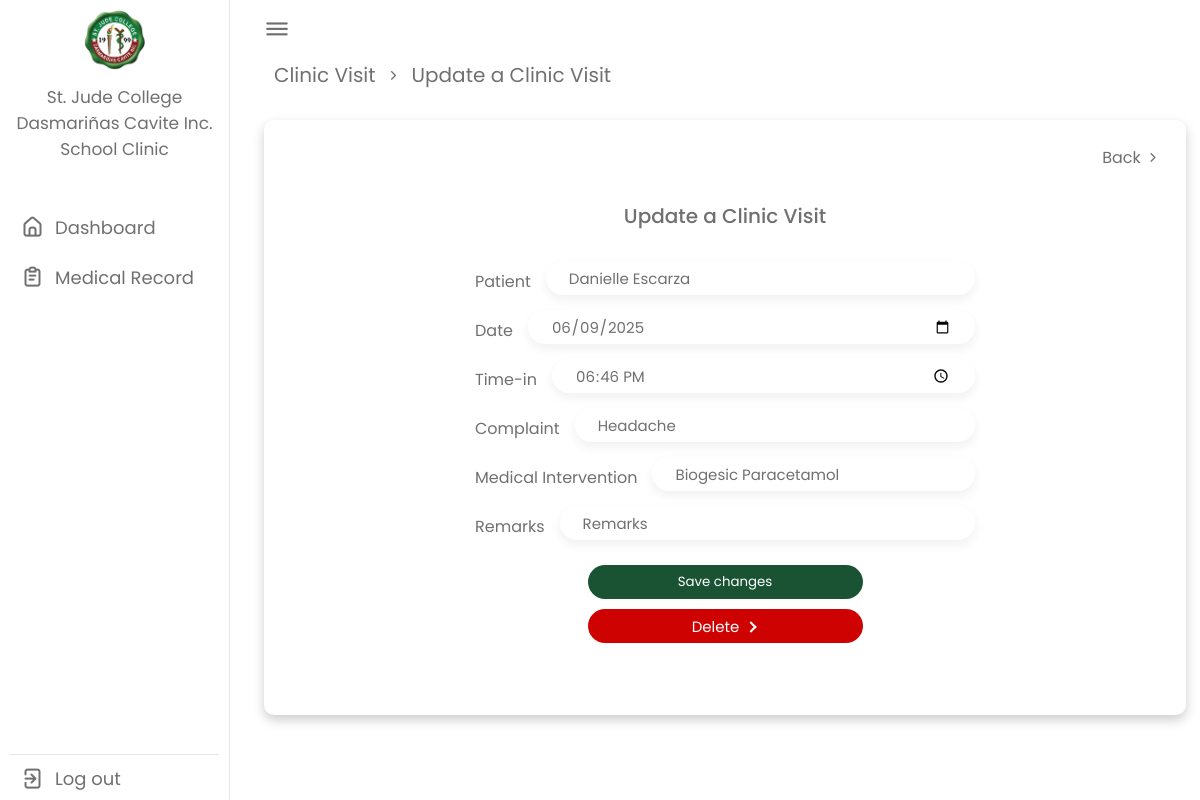
Screenshot of /clinicvisits/1/update/ with the database file from the repository.
### app/models.py (models this page shows, shortened)
class ClinicVisit(models.Model):
    user = models.ForeignKey(settings.AUTH_USER_MODEL, on_delete=models.CASCADE)
    date = models.DateField(default=datetime.date.today)
    time_in = models.TimeField(default=current_time)
    complaint = models.TextField(max_length=30, blank=True, default="")
    medical_intervention = models.TextField(max_length=30, blank=True, default="")
    remarks = models.TextField(max_length=30, blank=True, default="")

### accounts/models.py (models this page shows, shortened)
class CustomUser(AbstractUser):
    USER_TYPE_CHOICES = (
        ("student", "Student"),
        ("employee", "Employee"),
        ("admin", "Admin"),
    )
    DEPARTMENT_CHOICES = (
        ("BED", "Basic Education Department"),
        ("BSN", "Bachelor of Science in Nursing"),
        ("BSCS", "Bachelor of Science in Computer Science"),
        ("BSA", "Bachelor of Science in Accountancy"),
        (
            "BSBA",
            "Bachelor of Science in Business Administration Major in Operational Management",
        ),
        ("BSP", "Bachelor of Science in Psychology"),
        ("BSRT", "Bachelor of Science in Radiologic Technology"),
        ("BSHM", "Bachelor of Science in Hospitality Management"),
        ("BEEd", "Bachelor of Science in Elementary Education"),
        (
            "BSEd-Filipino",
            "Bachelor of Science in Secondary Education Major in Filipino",
        ),
        ("BSEd-English", "Bachelor of Science in Secondary Education Major in English"),
        ("College", "College Department"),
        ("Accounting", "Accounting Department"),
        ("Office", "Office of the President and CEO, COO"),
        ("Compliance", "Compliance Department"),
        ("HumanResource", "Human Resource Department"),
        ("HealthServices", "Health Services Department"),
        ("ICT", "ICT Department"),
        ("Guidance", "Guidance Department"),
        ("Marketing", "Marketing Department"),
        ("Procurement", "Procurement Department"),
        ("Housekeeping", "Housekeeping Department"),
        ("Security", "Security Department"),
    )
    LEVEL_CHOICES = (
        ("1", "Grade 1"),
        ("2", "Grade 2"),
        ("3", "Grade 3"),
        ("4", "Grade 4"),
        ("5", "Grade 5"),
        ("6", "Grade 6"),
        ("7", "Grade 7"),
        ("8", "Grade 8"),
        ("9", "Grade 9"),
        ("10", "Grade 10"),
        ("11", "Grade 11"),
        ("12", "Grade 12"),
        ("first_year", "1st Year"),
        ("second_year", "2nd Year"),
        ("third_year", "3rd Year"),
        ("fourth_year", "4th Year"),
    )
    user_type = models.CharField(
        max_length=10, choices=USER_TYPE_CHOICES, default="student"
    )
    uid = models.CharField(max_length=32, unique=True, null=True, blank=True)
    student_number = models.CharField(max_length=32, null=True, blank=True)
    first_name = models.CharField(max_length=30)
    last_name = models.CharField(max_length=30)
    department = models.CharField(
        max_length=100, choices=DEPARTMENT_CHOICES, blank=True
    )
    level = models.CharField(max_length=100, choices=LEVEL_CHOICES, blank=True)

### app/views.py (the view)
# urls.py: path('clinicvisits/<int:pk>/update/', ClinicVisitUpdateView.as_view(), name='clinicvisits_update'),
class ClinicVisitUpdateView(UpdateView):
    model = ClinicVisit
    fields = [
        "date",
        "time_in",
        "user",
        "complaint",
        "medical_intervention",
        "remarks",
    ]
    template_name = "app/clinicvisit_update.html"
    success_url = reverse_lazy("clinicvisits")
    def get_context_data(self, **kwargs):
        context = super().get_context_data(**kwargs)
        context["users"] = CustomUser.objects.all()
        return context

### app/templates/app/clinicvisit_update.html (shortened to what this page needs)
{% extends 'app/base.html' %}
{% load static %}
{% block content %}
    <div class="dash-content">
        <div class="overview">
            <div class="title">
                <a href="{% url 'clinicvisits' %}"><span class="text">Clinic Visit</span></a><i
                    class="uil uil-angle-right-b"></i>
                <span class="text">Update a Clinic Visit</span>
            </div>
            <div class="table_box">
                <div class="back">
                    <a href="{% url 'clinicvisits' %}">Back <i class="uil uil-angle-right-b"></i></a>
                </div>
                <div class="table_container">
                    <div class="create_body">
                        <div class="create">
                            <div class="title">
                                <span class="form-title">Update a Clinic Visit</span>
                            </div>
                            <form method="POST" action="{% url 'clinicvisits_update' clinicvisit.id %}">
                                <div class="input-box">
                                    <label for="user_name">Patient</label>
                                    <input list="user-options" id="user_name" name="user_name" class="input-field"
                                           placeholder="Select patient" autocomplete="off" required
                                           value="{{ clinicvisit.user.first_name }} {{ clinicvisit.user.last_name }}"/>
                                </div>
                                <div class="input-box">
                                    <label for="date">Date</label>
                                    <input type="date" class="input-field" value="{{ clinicvisit.date|date:'Y-m-d' }}"
                                           id="date" name="date" placeholder="Date" required/>
                                </div>
                                <div class="input-box">
                                    <label for="time_in">Time-in</label>
                                    <input type="time" class="input-field" value="{{ clinicvisit.time_in|time:'H:i' }}"
                                           id="time_in" name="time_in" placeholder="Time" required/>
                                </div>
                                <div class="input-box">
                                    <label for="complaint">Complaint</label>
                                    <input type="text" class="input-field" id="complaint" name="complaint"
                                           placeholder="Complaint" required value="{{ clinicvisit.complaint }}"/>
                                </div>
                                <div class="input-box">
                                    <label for="medical_intervention">Medical Intervention</label>
                                    <input type="text" class="input-field" id="medical_intervention"
                                           name="medical_intervention" placeholder="Medical Intervention" required
                                           value="{{ clinicvisit.medical_intervention }}"/>
                                </div>
                                <div class="input-box">
                                    <label for="remarks">Remarks</label>
                                    <input type="text" class="input-field" id="remarks" name="remarks"
                                           placeholder="Remarks" value="{{ clinicvisit.remarks }}"/>
                                </div>
                                <div class="input-group">
                                    <div class="input-submit">
                                        <button class="submit-btn" type="submit"><label>Save changes</label></button>
                                    </div>
                                    <div class="delete-btn">
                                        <a href="{% url 'clinicvisits_delete' clinicvisit.pk %}" class="delete">
                                            Delete
                                            <div class="arrow-wrapper">
                                                <div class="arrow"></div>
                                            </div>
                                        </a>
                                    </div>
                                </div>
                            </form>
                        </div>
                    </div>
                </div>
            </div>
        </div>
    </div>
{% endblock %}

### static/css/base.css (style rules this page uses)
:root { --primary-color: #1a5334; --panel-color: #fff; --text-color: #000; --text2-color: #fff; --text3-color: #706f6d; --black-light-color: #707070; --border-color: #e6e5e5; --toggle-color: #ddd; --hover-color: #eceff2; --table-row-hover: #f1f1f1; --box1-color: #27804f; --box2-color: #27804f; --box3-color: #16462b; --arrow-width: 10px; --arrow-stroke: 2px; --tran-05: all 0.5s ease; --tran-03: all 0.3s ease; --tran-02: all 0.2s ease; }
* { margin: 0; padding: 0; box-sizing: border-box; font-family: 'Poppins', sans-serif; }
body { min-height: 100vh; }
.input-box .input-field, select { justify-self: center; width: 90%; height: 34px; font-size: 15px; padding: 0 28px; margin-bottom: 15px; border-radius: 30px; border: none; color: #222; box-shadow: 0 5px 10px 1px rgba(0, 0, 0, 0.05); outline: none; transition: .2s; }
::placeholder { color: #222; }
.input-submit { position: relative; }
.submit-btn { display: flex; justify-self: center; align-self: center; text-align: center; margin: 10px; width: 90%; height: 34px; background: var(--primary-color); border: none; border-radius: 25px; cursor: pointer; transition: .2s; }
.input-submit label { position: absolute; text-align: center; top: 50%; left: 50%; color: #fff; -webkit-transform: translate(-50%, -50%); -ms-transform: translate(-50%, -50%); transform: translate(-50%, -50%); cursor: pointer; }
.dashboard .dash-content { padding-top: 50px; }
.dash-content .title i { color: var(--black-light-color); padding-left: 10px; }
.dash-content .title .text { font-size: 20px; color: var(--black-light-color); margin-left: 10px; }
.table_box { background-color: #ffffff; min-height: 65vh; padding: 25px; border-radius: 10px; box-shadow: 0 5px 12px rgba(0, 0, 0, 0.2); margin-bottom: 30px; }
.table_container { width: 100%; min-height: 65vh; overflow-x: auto; margin: 0; border-radius: 10px; }
::placeholder { color: var(--black-light-color); opacity: 1; }
.delete { display: flex; justify-content: center; align-items: center; text-align: center; box-sizing: border-box; height: 34px; border: 0; border-radius: 3rem; color: #ffffff; padding: 5px 15px; background: #cf0202; display: flex; width: 55%; font-size: 15px; transition: 0.2s background; gap: 0.6em; }
.delete .arrow-wrapper { display: flex; justify-content: center; align-items: center; }
.delete .arrow { margin-top: 1px; width: var(--arrow-width); background: #cf0202; height: var(--arrow-stroke); position: relative; transition: 0.2s; }
.delete .arrow::before { content: ""; box-sizing: border-box; position: absolute; border: solid var(--panel-color); border-width: 0 var(--arrow-stroke) var(--arrow-stroke) 0; display: inline-block; top: -3px; right: 3px; transition: 0.2s; padding: 3px; transform: rotate(-45deg); }

### rows the page displays
ClinicVisit: user_name "Danielle Escarza", date "06/09/2025", time_in "18:46", complaint "Headache", medical_intervention "Biogesic Paracetamol"
